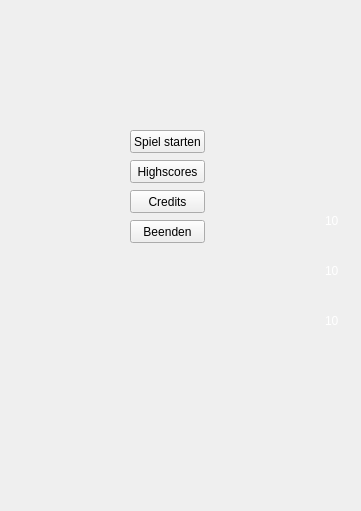
<ui version="4.0" >
 <class>test005Class</class>
 <widget class="QWidget" name="test005Class" >
  <property name="windowModality" >
   <enum>Qt::NonModal</enum>
  </property>
  <property name="enabled" >
   <bool>true</bool>
  </property>
  <property name="geometry" >
   <rect>
    <x>0</x>
    <y>0</y>
    <width>361</width>
    <height>511</height>
   </rect>
  </property>
  <property name="sizePolicy" >
   <sizepolicy vsizetype="Fixed" hsizetype="Fixed" >
    <horstretch>0</horstretch>
    <verstretch>0</verstretch>
   </sizepolicy>
  </property>
  <property name="minimumSize" >
   <size>
    <width>361</width>
    <height>511</height>
   </size>
  </property>
  <property name="maximumSize" >
   <size>
    <width>361</width>
    <height>511</height>
   </size>
  </property>
  <property name="windowTitle" >
   <string>KB-TRIS</string>
  </property>
  <property name="windowIcon" >
   <iconset resource="res.qrc" >
    <normaloff>:/icon/icon.ico</normaloff>:/icon/icon.ico</iconset>
  </property>
  <widget class="QLabel" name="background" >
   <property name="geometry" >
    <rect>
     <x>0</x>
     <y>0</y>
     <width>361</width>
     <height>511</height>
    </rect>
   </property>
   <property name="text" >
    <string/>
   </property>
  </widget>
  <widget class="QLabel" name="lblLevel" >
   <property name="geometry" >
    <rect>
     <x>325</x>
     <y>214</y>
     <width>20</width>
     <height>13</height>
    </rect>
   </property>
   <property name="palette" >
    <palette>
     <active>
      <colorrole role="WindowText" >
       <brush brushstyle="SolidPattern" >
        <color alpha="255" >
         <red>255</red>
         <green>255</green>
         <blue>255</blue>
        </color>
       </brush>
      </colorrole>
      <colorrole role="Text" >
       <brush brushstyle="SolidPattern" >
        <color alpha="255" >
         <red>0</red>
         <green>0</green>
         <blue>0</blue>
        </color>
       </brush>
      </colorrole>
     </active>
     <inactive>
      <colorrole role="WindowText" >
       <brush brushstyle="SolidPattern" >
        <color alpha="255" >
         <red>255</red>
         <green>255</green>
         <blue>255</blue>
        </color>
       </brush>
      </colorrole>
      <colorrole role="Text" >
       <brush brushstyle="SolidPattern" >
        <color alpha="255" >
         <red>0</red>
         <green>0</green>
         <blue>0</blue>
        </color>
       </brush>
      </colorrole>
     </inactive>
     <disabled>
      <colorrole role="WindowText" >
       <brush brushstyle="SolidPattern" >
        <color alpha="255" >
         <red>117</red>
         <green>116</green>
         <blue>118</blue>
        </color>
       </brush>
      </colorrole>
      <colorrole role="Text" >
       <brush brushstyle="SolidPattern" >
        <color alpha="255" >
         <red>117</red>
         <green>116</green>
         <blue>118</blue>
        </color>
       </brush>
      </colorrole>
     </disabled>
    </palette>
   </property>
   <property name="font" >
    <font>
     <family>Arial</family>
    </font>
   </property>
   <property name="layoutDirection" >
    <enum>Qt::RightToLeft</enum>
   </property>
   <property name="text" >
    <string>10</string>
   </property>
   <property name="alignment" >
    <set>Qt::AlignLeading|Qt::AlignLeft|Qt::AlignVCenter</set>
   </property>
  </widget>
  <widget class="QLabel" name="lblReihen" >
   <property name="geometry" >
    <rect>
     <x>325</x>
     <y>264</y>
     <width>20</width>
     <height>13</height>
    </rect>
   </property>
   <property name="palette" >
    <palette>
     <active>
      <colorrole role="WindowText" >
       <brush brushstyle="SolidPattern" >
        <color alpha="255" >
         <red>255</red>
         <green>255</green>
         <blue>255</blue>
        </color>
       </brush>
      </colorrole>
     </active>
     <inactive>
      <colorrole role="WindowText" >
       <brush brushstyle="SolidPattern" >
        <color alpha="255" >
         <red>255</red>
         <green>255</green>
         <blue>255</blue>
        </color>
       </brush>
      </colorrole>
     </inactive>
     <disabled>
      <colorrole role="WindowText" >
       <brush brushstyle="SolidPattern" >
        <color alpha="255" >
         <red>117</red>
         <green>116</green>
         <blue>118</blue>
        </color>
       </brush>
      </colorrole>
     </disabled>
    </palette>
   </property>
   <property name="font" >
    <font>
     <family>Arial</family>
    </font>
   </property>
   <property name="layoutDirection" >
    <enum>Qt::RightToLeft</enum>
   </property>
   <property name="text" >
    <string>10</string>
   </property>
  </widget>
  <widget class="QLabel" name="lblScore" >
   <property name="geometry" >
    <rect>
     <x>325</x>
     <y>314</y>
     <width>20</width>
     <height>13</height>
    </rect>
   </property>
   <property name="palette" >
    <palette>
     <active>
      <colorrole role="WindowText" >
       <brush brushstyle="SolidPattern" >
        <color alpha="255" >
         <red>255</red>
         <green>255</green>
         <blue>255</blue>
        </color>
       </brush>
      </colorrole>
     </active>
     <inactive>
      <colorrole role="WindowText" >
       <brush brushstyle="SolidPattern" >
        <color alpha="255" >
         <red>255</red>
         <green>255</green>
         <blue>255</blue>
        </color>
       </brush>
      </colorrole>
     </inactive>
     <disabled>
      <colorrole role="WindowText" >
       <brush brushstyle="SolidPattern" >
        <color alpha="255" >
         <red>117</red>
         <green>116</green>
         <blue>118</blue>
        </color>
       </brush>
      </colorrole>
     </disabled>
    </palette>
   </property>
   <property name="font" >
    <font>
     <family>Arial</family>
    </font>
   </property>
   <property name="layoutDirection" >
    <enum>Qt::RightToLeft</enum>
   </property>
   <property name="text" >
    <string>10</string>
   </property>
  </widget>
  <widget class="QLabel" name="menubg" >
   <property name="geometry" >
    <rect>
     <x>0</x>
     <y>0</y>
     <width>361</width>
     <height>511</height>
    </rect>
   </property>
   <property name="text" >
    <string/>
   </property>
  </widget>
  <widget class="QPushButton" name="btnSpielstarten" >
   <property name="geometry" >
    <rect>
     <x>130</x>
     <y>130</y>
     <width>75</width>
     <height>23</height>
    </rect>
   </property>
   <property name="text" >
    <string>Spiel starten</string>
   </property>
  </widget>
  <widget class="QPushButton" name="btnHighscores" >
   <property name="geometry" >
    <rect>
     <x>130</x>
     <y>160</y>
     <width>75</width>
     <height>23</height>
    </rect>
   </property>
   <property name="text" >
    <string>Highscores</string>
   </property>
   <property name="checkable" >
    <bool>false</bool>
   </property>
   <property name="checked" >
    <bool>false</bool>
   </property>
  </widget>
  <widget class="QPushButton" name="btnCredits" >
   <property name="geometry" >
    <rect>
     <x>130</x>
     <y>190</y>
     <width>75</width>
     <height>23</height>
    </rect>
   </property>
   <property name="text" >
    <string>Credits</string>
   </property>
  </widget>
  <widget class="QPushButton" name="btnBeenden" >
   <property name="geometry" >
    <rect>
     <x>130</x>
     <y>220</y>
     <width>75</width>
     <height>23</height>
    </rect>
   </property>
   <property name="text" >
    <string>Beenden</string>
   </property>
  </widget>
  <widget class="QLabel" name="highscore" >
   <property name="geometry" >
    <rect>
     <x>30</x>
     <y>176</y>
     <width>300</width>
     <height>150</height>
    </rect>
   </property>
   <property name="text" >
    <string/>
   </property>
  </widget>
 </widget>
 <layoutdefault spacing="6" margin="11" />
 <resources>
  <include location="res.qrc" />
 </resources>
 <connections/>
</ui>
